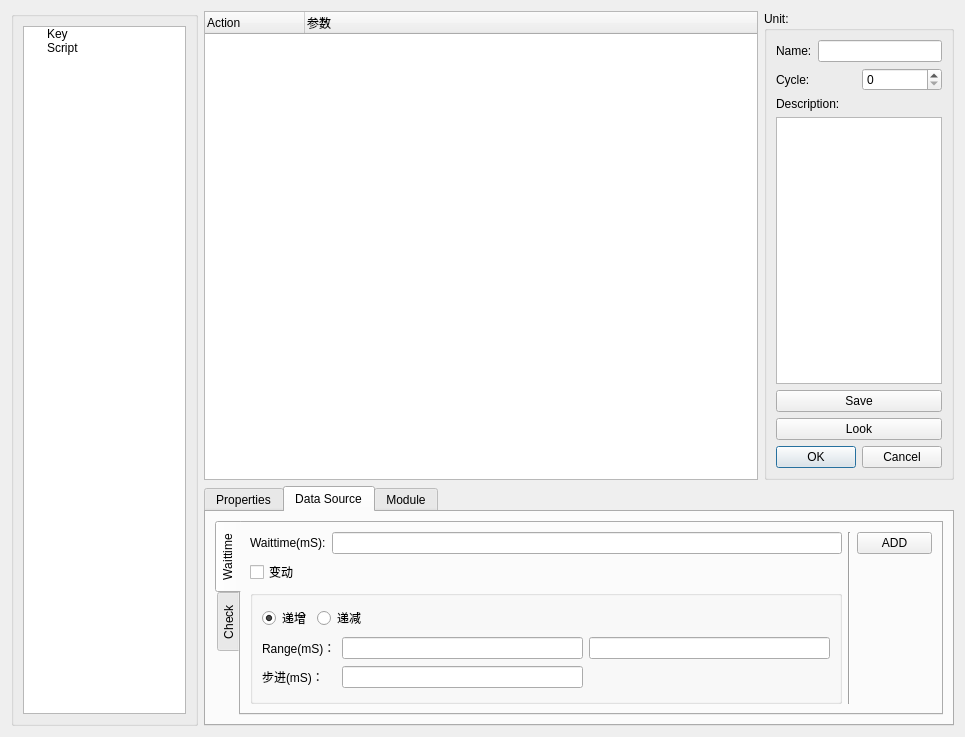
<?xml version="1.0" encoding="UTF-8"?>
<ui version="4.0">
 <class>CfgEditUnit</class>
 <widget class="QDialog" name="CfgEditUnit">
  <property name="geometry">
   <rect>
    <x>0</x>
    <y>0</y>
    <width>965</width>
    <height>737</height>
   </rect>
  </property>
  <property name="windowTitle">
   <string>EditUnit</string>
  </property>
  <layout class="QGridLayout" name="gridLayout_2">
   <item row="0" column="0">
    <layout class="QHBoxLayout" name="horizontalLayout_2" stretch="1,4">
     <item>
      <widget class="QGroupBox" name="groupBox_2">
       <property name="title">
        <string/>
       </property>
       <layout class="QGridLayout" name="gridLayout">
        <item row="0" column="0" colspan="2">
         <widget class="QTreeWidget" name="treeWidget_listAct">
          <property name="contextMenuPolicy">
           <enum>Qt::CustomContextMenu</enum>
          </property>
          <attribute name="headerVisible">
           <bool>false</bool>
          </attribute>
          <column>
           <property name="text">
            <string>动作列表</string>
           </property>
          </column>
          <item>
           <property name="text">
            <string>Key</string>
           </property>
          </item>
          <item>
           <property name="text">
            <string>Script</string>
           </property>
          </item>
         </widget>
        </item>
       </layout>
      </widget>
     </item>
     <item>
      <layout class="QVBoxLayout" name="verticalLayout" stretch="3,0">
       <item>
        <layout class="QHBoxLayout" name="horizontalLayout" stretch="3,1">
         <item>
          <widget class="QTreeWidget" name="treeWidget_EditAct">
           <property name="contextMenuPolicy">
            <enum>Qt::CustomContextMenu</enum>
           </property>
           <column>
            <property name="text">
             <string>Action</string>
            </property>
           </column>
           <column>
            <property name="text">
             <string>参数</string>
            </property>
           </column>
          </widget>
         </item>
         <item>
          <widget class="QGroupBox" name="groupBox">
           <property name="title">
            <string>Unit:</string>
           </property>
           <layout class="QGridLayout" name="gridLayout_3">
            <item row="0" column="0" colspan="2">
             <layout class="QVBoxLayout" name="verticalLayout_2" stretch="0,0,0,4,0,0,0">
              <item>
               <layout class="QHBoxLayout" name="horizontalLayout_3">
                <item>
                 <widget class="QLabel" name="label">
                  <property name="text">
                   <string>Name:</string>
                  </property>
                 </widget>
                </item>
                <item>
                 <widget class="QLineEdit" name="lineEdit_UnitName"/>
                </item>
               </layout>
              </item>
              <item>
               <layout class="QHBoxLayout" name="horizontalLayout_4">
                <item>
                 <widget class="QLabel" name="label_2">
                  <property name="text">
                   <string>Cycle:</string>
                  </property>
                 </widget>
                </item>
                <item>
                 <widget class="QSpinBox" name="spinBox_UnitCycle"/>
                </item>
               </layout>
              </item>
              <item>
               <widget class="QLabel" name="label_3">
                <property name="text">
                 <string>Description:</string>
                </property>
               </widget>
              </item>
              <item>
               <widget class="QTextEdit" name="textEdit_UnitDes"/>
              </item>
              <item>
               <widget class="QPushButton" name="pushButton_unitSave">
                <property name="text">
                 <string>Save</string>
                </property>
               </widget>
              </item>
              <item>
               <widget class="QPushButton" name="pushButton_unitLook">
                <property name="text">
                 <string>Look</string>
                </property>
               </widget>
              </item>
              <item>
               <widget class="QDialogButtonBox" name="buttonBox">
                <property name="layoutDirection">
                 <enum>Qt::LeftToRight</enum>
                </property>
                <property name="standardButtons">
                 <set>QDialogButtonBox::Cancel|QDialogButtonBox::Ok</set>
                </property>
               </widget>
              </item>
             </layout>
            </item>
           </layout>
          </widget>
         </item>
        </layout>
       </item>
       <item>
        <widget class="QTabWidget" name="tabWidget_ActConfig">
         <property name="tabPosition">
          <enum>QTabWidget::North</enum>
         </property>
         <property name="currentIndex">
          <number>1</number>
         </property>
         <widget class="QWidget" name="tab_properties">
          <attribute name="title">
           <string>Properties</string>
          </attribute>
          <layout class="QGridLayout" name="gridLayout_4">
           <item row="0" column="1" rowspan="3">
            <widget class="Line" name="line">
             <property name="orientation">
              <enum>Qt::Vertical</enum>
             </property>
            </widget>
           </item>
           <item row="0" column="0" rowspan="3">
            <widget class="QTreeWidget" name="treeWidget_properties">
             <property name="editTriggers">
              <set>QAbstractItemView::NoEditTriggers</set>
             </property>
             <attribute name="headerVisible">
              <bool>false</bool>
             </attribute>
             <column>
              <property name="text">
               <string>属性</string>
              </property>
             </column>
             <column>
              <property name="text">
               <string>参数</string>
              </property>
             </column>
             <column>
              <property name="text">
               <string>编辑</string>
              </property>
             </column>
            </widget>
           </item>
           <item row="0" column="2">
            <widget class="QPushButton" name="pushButton_Changed">
             <property name="enabled">
              <bool>false</bool>
             </property>
             <property name="text">
              <string>Changed</string>
             </property>
            </widget>
           </item>
          </layout>
         </widget>
         <widget class="QWidget" name="tab_DataSource">
          <attribute name="title">
           <string>Data Source</string>
          </attribute>
          <layout class="QGridLayout" name="gridLayout_5">
           <item row="0" column="0">
            <widget class="QTabWidget" name="tabWidget_DataSource">
             <property name="tabPosition">
              <enum>QTabWidget::West</enum>
             </property>
             <property name="currentIndex">
              <number>0</number>
             </property>
             <widget class="QWidget" name="tab_Waittime">
              <attribute name="title">
               <string>Waittime</string>
              </attribute>
              <layout class="QGridLayout" name="gridLayout_7">
               <item row="0" column="0" colspan="2">
                <layout class="QHBoxLayout" name="horizontalLayout_5">
                 <item>
                  <widget class="QLabel" name="label_4">
                   <property name="text">
                    <string>Waittime(mS):</string>
                   </property>
                  </widget>
                 </item>
                 <item>
                  <widget class="QLineEdit" name="lineEdit_waittime"/>
                 </item>
                </layout>
               </item>
               <item row="0" column="2" rowspan="3">
                <widget class="Line" name="line_2">
                 <property name="orientation">
                  <enum>Qt::Vertical</enum>
                 </property>
                </widget>
               </item>
               <item row="0" column="3">
                <widget class="QPushButton" name="pushButton_timeAdd">
                 <property name="maximumSize">
                  <size>
                   <width>75</width>
                   <height>16777215</height>
                  </size>
                 </property>
                 <property name="text">
                  <string>ADD</string>
                 </property>
                </widget>
               </item>
               <item row="1" column="0">
                <widget class="QCheckBox" name="checkBox_timeChanged">
                 <property name="toolTip">
                  <string>随Unit循环处理；</string>
                 </property>
                 <property name="text">
                  <string>变动</string>
                 </property>
                </widget>
               </item>
               <item row="2" column="0" colspan="2">
                <widget class="QGroupBox" name="groupBox_timeChange">
                 <property name="title">
                  <string/>
                 </property>
                 <layout class="QGridLayout" name="gridLayout_6">
                  <item row="1" column="0" colspan="2">
                   <widget class="QLabel" name="label_7">
                    <property name="text">
                     <string>Range(mS)：</string>
                    </property>
                   </widget>
                  </item>
                  <item row="0" column="0">
                   <widget class="QRadioButton" name="radioButton_timeInc">
                    <property name="text">
                     <string>递增</string>
                    </property>
                    <property name="checked">
                     <bool>true</bool>
                    </property>
                   </widget>
                  </item>
                  <item row="0" column="1" colspan="2">
                   <widget class="QRadioButton" name="radioButton_timeDec">
                    <property name="text">
                     <string>递减</string>
                    </property>
                   </widget>
                  </item>
                  <item row="2" column="2">
                   <widget class="QLineEdit" name="lineEdit_timeStep"/>
                  </item>
                  <item row="1" column="3">
                   <widget class="QLineEdit" name="lineEdit_timeMax"/>
                  </item>
                  <item row="2" column="0" colspan="2">
                   <widget class="QLabel" name="label_9">
                    <property name="text">
                     <string>步进(mS)：</string>
                    </property>
                   </widget>
                  </item>
                  <item row="1" column="2">
                   <widget class="QLineEdit" name="lineEdit_timeMin"/>
                  </item>
                 </layout>
                </widget>
               </item>
              </layout>
             </widget>
             <widget class="QWidget" name="tab_Check">
              <attribute name="title">
               <string>Check</string>
              </attribute>
              <layout class="QGridLayout" name="gridLayout_9">
               <item row="2" column="1">
                <widget class="QGroupBox" name="groupBox_script">
                 <property name="title">
                  <string>Script</string>
                 </property>
                 <property name="checkable">
                  <bool>true</bool>
                 </property>
                 <property name="checked">
                  <bool>false</bool>
                 </property>
                 <layout class="QGridLayout" name="gridLayout_16">
                  <item row="0" column="0">
                   <widget class="QLabel" name="label_10">
                    <property name="text">
                     <string>CheckLog:</string>
                    </property>
                   </widget>
                  </item>
                  <item row="0" column="1">
                   <widget class="QLineEdit" name="lineEdit_scriptString">
                    <property name="text">
                     <string>OK (1 test)</string>
                    </property>
                    <property name="readOnly">
                     <bool>true</bool>
                    </property>
                   </widget>
                  </item>
                 </layout>
                </widget>
               </item>
               <item row="0" column="1" rowspan="2">
                <widget class="QGroupBox" name="groupBox_volt">
                 <property name="title">
                  <string>Volt</string>
                 </property>
                 <property name="checkable">
                  <bool>true</bool>
                 </property>
                 <property name="checked">
                  <bool>false</bool>
                 </property>
                 <layout class="QGridLayout" name="gridLayout_14">
                  <item row="0" column="0">
                   <widget class="QComboBox" name="comboBox_vJudge">
                    <item>
                     <property name="text">
                      <string>&gt;=</string>
                     </property>
                    </item>
                    <item>
                     <property name="text">
                      <string>&gt;</string>
                     </property>
                    </item>
                    <item>
                     <property name="text">
                      <string>&lt;=</string>
                     </property>
                    </item>
                    <item>
                     <property name="text">
                      <string>&lt;</string>
                     </property>
                    </item>
                    <item>
                     <property name="text">
                      <string>==</string>
                     </property>
                    </item>
                    <item>
                     <property name="text">
                      <string>!=</string>
                     </property>
                    </item>
                    <item>
                     <property name="text">
                      <string>&gt;= &amp;&amp; &lt;=</string>
                     </property>
                    </item>
                   </widget>
                  </item>
                  <item row="1" column="0">
                   <widget class="QLabel" name="label_8">
                    <property name="text">
                     <string>VoltRange:</string>
                    </property>
                   </widget>
                  </item>
                  <item row="1" column="1">
                   <widget class="QLineEdit" name="lineEdit_voltMin"/>
                  </item>
                  <item row="1" column="2">
                   <widget class="QLineEdit" name="lineEdit_voltMax"/>
                  </item>
                 </layout>
                </widget>
               </item>
               <item row="2" column="0">
                <widget class="QGroupBox" name="groupBox_sound">
                 <property name="title">
                  <string>Sound</string>
                 </property>
                 <property name="checkable">
                  <bool>true</bool>
                 </property>
                 <property name="checked">
                  <bool>false</bool>
                 </property>
                 <layout class="QGridLayout" name="gridLayout_15">
                  <item row="0" column="0">
                   <widget class="QComboBox" name="comboBox_soundChanged">
                    <item>
                     <property name="text">
                      <string>当前有声音</string>
                     </property>
                    </item>
                    <item>
                     <property name="text">
                      <string>当前无声音</string>
                     </property>
                    </item>
                    <item>
                     <property name="text">
                      <string>存在有声音值</string>
                     </property>
                    </item>
                    <item>
                     <property name="text">
                      <string>存在无声音值</string>
                     </property>
                    </item>
                    <item>
                     <property name="text">
                      <string>有声音次数大于无声音次数</string>
                     </property>
                    </item>
                    <item>
                     <property name="text">
                      <string>有声音次数小于无声音次数</string>
                     </property>
                    </item>
                   </widget>
                  </item>
                 </layout>
                </widget>
               </item>
               <item row="0" column="0" rowspan="2">
                <widget class="QGroupBox" name="groupBox_cur">
                 <property name="title">
                  <string>Current</string>
                 </property>
                 <property name="checkable">
                  <bool>true</bool>
                 </property>
                 <property name="checked">
                  <bool>false</bool>
                 </property>
                 <layout class="QGridLayout" name="gridLayout_8">
                  <item row="0" column="0">
                   <widget class="QComboBox" name="comboBox_cJudge">
                    <item>
                     <property name="text">
                      <string>&gt;=</string>
                     </property>
                    </item>
                    <item>
                     <property name="text">
                      <string>&gt;</string>
                     </property>
                    </item>
                    <item>
                     <property name="text">
                      <string>&lt;=</string>
                     </property>
                    </item>
                    <item>
                     <property name="text">
                      <string>&lt;</string>
                     </property>
                    </item>
                    <item>
                     <property name="text">
                      <string>==</string>
                     </property>
                    </item>
                    <item>
                     <property name="text">
                      <string>!=</string>
                     </property>
                    </item>
                    <item>
                     <property name="text">
                      <string>&gt;= &amp;&amp; &lt;=</string>
                     </property>
                    </item>
                   </widget>
                  </item>
                  <item row="1" column="0">
                   <widget class="QLabel" name="label_6">
                    <property name="text">
                     <string>CurrentRange:</string>
                    </property>
                   </widget>
                  </item>
                  <item row="1" column="3">
                   <widget class="QLineEdit" name="lineEdit_curMin"/>
                  </item>
                  <item row="1" column="4">
                   <widget class="QLineEdit" name="lineEdit_curMax"/>
                  </item>
                 </layout>
                </widget>
               </item>
               <item row="0" column="2" rowspan="3" colspan="2">
                <widget class="Line" name="line_3">
                 <property name="orientation">
                  <enum>Qt::Vertical</enum>
                 </property>
                </widget>
               </item>
               <item row="0" column="4">
                <widget class="QPushButton" name="pushButton_checkAdd">
                 <property name="maximumSize">
                  <size>
                   <width>75</width>
                   <height>16777215</height>
                  </size>
                 </property>
                 <property name="text">
                  <string>ADD</string>
                 </property>
                </widget>
               </item>
              </layout>
             </widget>
            </widget>
           </item>
          </layout>
         </widget>
         <widget class="QWidget" name="tab_Module">
          <attribute name="title">
           <string>Module</string>
          </attribute>
          <layout class="QGridLayout" name="gridLayout_13">
           <item row="0" column="0">
            <widget class="QCheckBox" name="checkBox_voltChanged">
             <property name="text">
              <string>电压变动</string>
             </property>
            </widget>
           </item>
           <item row="0" column="2" rowspan="2">
            <widget class="Line" name="line_4">
             <property name="orientation">
              <enum>Qt::Vertical</enum>
             </property>
            </widget>
           </item>
           <item row="0" column="4">
            <widget class="QPushButton" name="pushButton_voltChangeAdd">
             <property name="maximumSize">
              <size>
               <width>75</width>
               <height>16777215</height>
              </size>
             </property>
             <property name="text">
              <string>ADD</string>
             </property>
            </widget>
           </item>
           <item row="1" column="0">
            <spacer name="verticalSpacer">
             <property name="orientation">
              <enum>Qt::Vertical</enum>
             </property>
             <property name="sizeHint" stdset="0">
              <size>
               <width>20</width>
               <height>40</height>
              </size>
             </property>
            </spacer>
           </item>
           <item row="0" column="1" rowspan="2">
            <widget class="QGroupBox" name="groupBox_voltChange">
             <property name="title">
              <string/>
             </property>
             <layout class="QGridLayout" name="gridLayout_12">
              <item row="0" column="0">
               <widget class="QRadioButton" name="CTestCV_radioButton_a">
                <property name="text">
                 <string>递增</string>
                </property>
                <property name="checked">
                 <bool>true</bool>
                </property>
               </widget>
              </item>
              <item row="0" column="1" colspan="2">
               <widget class="QRadioButton" name="CTestCV_radioButton_b">
                <property name="text">
                 <string>递减</string>
                </property>
               </widget>
              </item>
              <item row="1" column="0" colspan="2">
               <widget class="QLabel" name="label_11">
                <property name="text">
                 <string>VoltRange(V)：</string>
                </property>
               </widget>
              </item>
              <item row="1" column="2">
               <widget class="QLineEdit" name="CTestCV_min_lineEdit"/>
              </item>
              <item row="1" column="3">
               <widget class="QLineEdit" name="CTestCV_max_lineEdit"/>
              </item>
              <item row="2" column="0">
               <widget class="QLabel" name="label_13">
                <property name="text">
                 <string>步进(V)：</string>
                </property>
               </widget>
              </item>
              <item row="2" column="2">
               <widget class="QLineEdit" name="CTestCV_step_lineEdit"/>
              </item>
             </layout>
            </widget>
           </item>
          </layout>
         </widget>
        </widget>
       </item>
      </layout>
     </item>
    </layout>
   </item>
  </layout>
 </widget>
 <resources/>
 <connections>
  <connection>
   <sender>buttonBox</sender>
   <signal>accepted()</signal>
   <receiver>CfgEditUnit</receiver>
   <slot>accept()</slot>
   <hints>
    <hint type="sourcelabel">
     <x>902</x>
     <y>472</y>
    </hint>
    <hint type="destinationlabel">
     <x>157</x>
     <y>274</y>
    </hint>
   </hints>
  </connection>
  <connection>
   <sender>buttonBox</sender>
   <signal>rejected()</signal>
   <receiver>CfgEditUnit</receiver>
   <slot>reject()</slot>
   <hints>
    <hint type="sourcelabel">
     <x>902</x>
     <y>472</y>
    </hint>
    <hint type="destinationlabel">
     <x>286</x>
     <y>274</y>
    </hint>
   </hints>
  </connection>
 </connections>
</ui>
